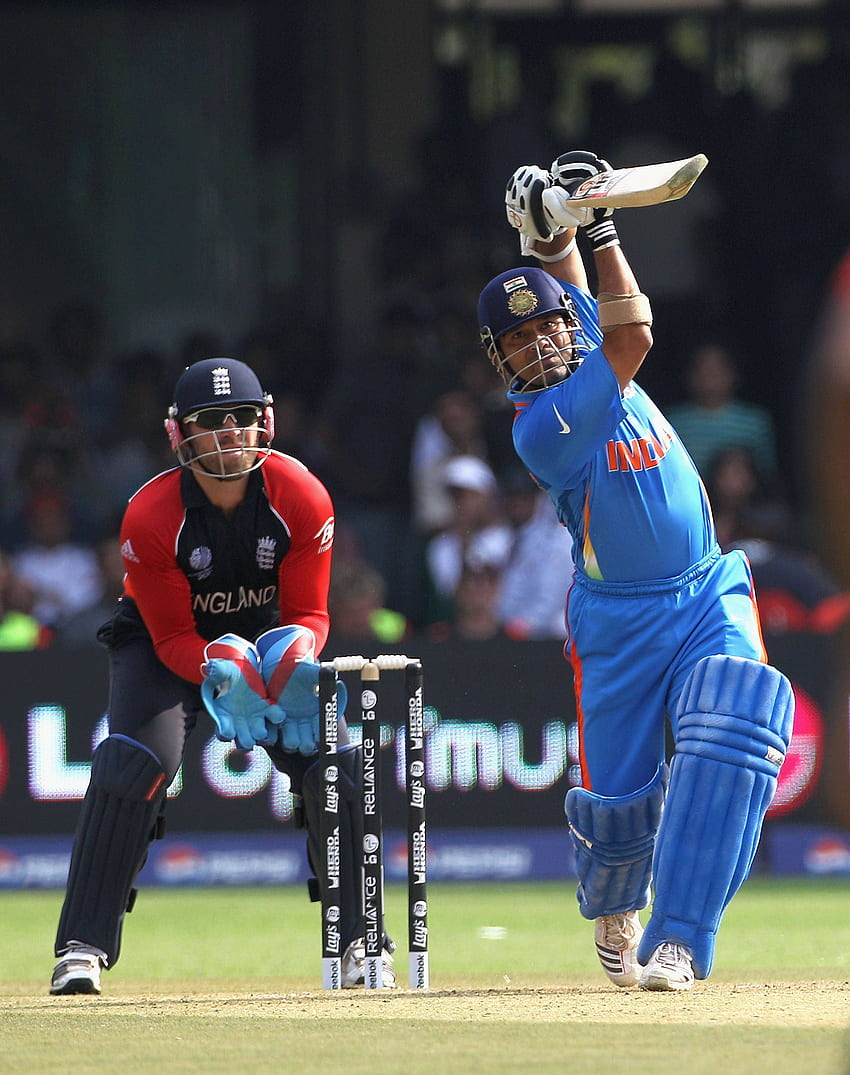
#> input picture images/sachin.jpg, 850 x 1075 px, found by its file name
$ jupyter execute Assignment_1.ipynb   (shell and % lines are left out)
#> lines starting #> are read from the running program, lines starting #| are printed output that depends on the picture
## Q1. Load the image and find the following properties:
1. Size and shape of the image
2. The color space model
3. Display using cv and matplotlib

[cell 1]
import cv2

[cell 2]
img_cv = cv2.imread('..\images\sachin.jpg')
#> img_cv is the input picture: shape (1075, 850, 3); mean B, G, R 87.5, 83.8, 81

[cell 3]
img_cv.shape
#> Out = (1075, 850, 3)

[cell 4]
height, width, channels = img_cv.shape
#> height = 1075; width = 850; channels = 3
print(f'Image size: {height} x {width}')
#| Image size: 1075 x 850

[cell 5]
cv2.imshow("image", img_cv)
cv2.waitKey(0)
cv2.destroyAllWindows()

[cell 6]
import matplotlib.pyplot as plt

[cell 7]
img_plt = plt.imread('..\images\sachin.jpg')

[cell 8]
plt.imshow(img_plt);

## Color Space Model

## Sequential Colormaps

[cell 9]
img = cv2.imread('..\images\sachin.jpg', 0)
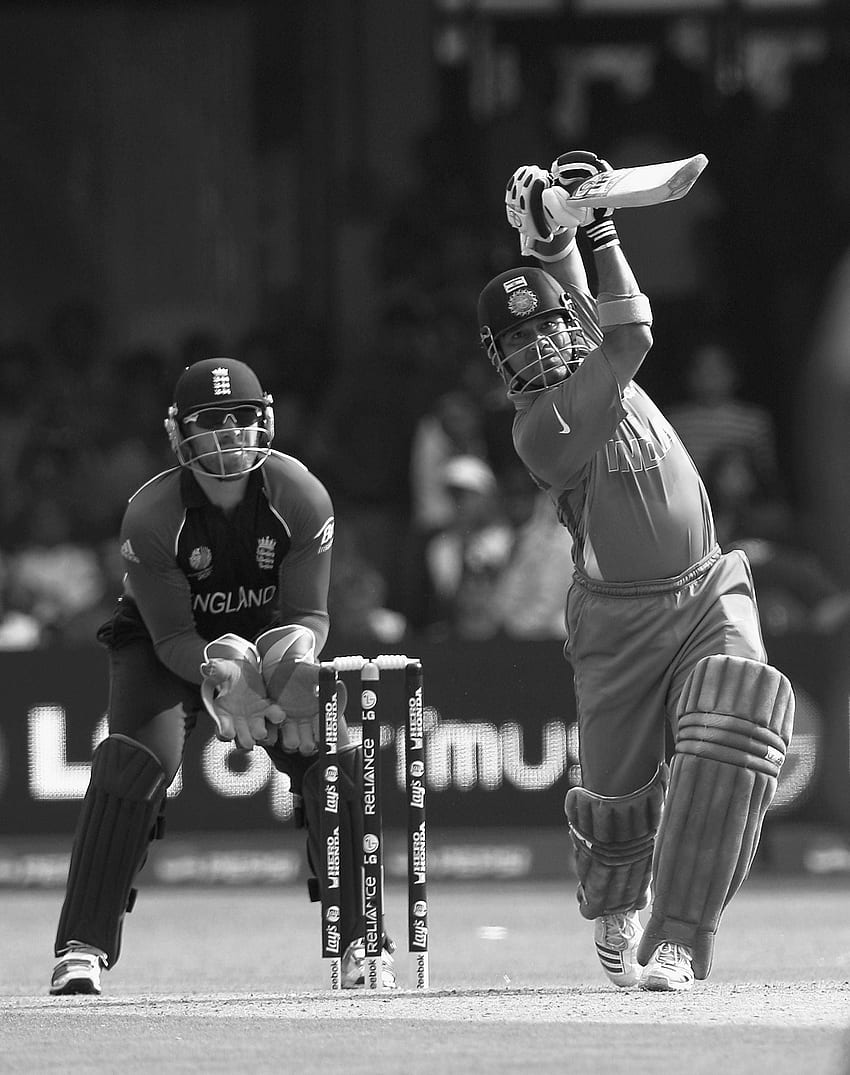
#> img: shape (1075, 850); min 0, max 255, mean 83.5

[cell 10]
plt.figure(figsize=(16, 8))
plt.subplot(2, 4, 1)
plt.title('Reds')
plt.imshow(img, cmap='Reds')
plt.subplot(2, 4, 2)
plt.title('Blues')
plt.imshow(img, cmap='Blues')
plt.subplot(2, 4, 3)
plt.title('Greens')
plt.imshow(img, cmap='Greens')
plt.subplot(2, 4, 4)
plt.title('Oranges')
plt.imshow(img, cmap='Oranges')
plt.subplot(2, 4, 5)
plt.title('Purples')
plt.imshow(img, cmap='Purples')
plt.subplot(2, 4, 6)
plt.title('OrRd')
plt.imshow(img, cmap='OrRd')
plt.subplot(2, 4, 7)
plt.title('YlGn')
plt.imshow(img, cmap='YlGn')
plt.subplot(2, 4, 8)
plt.title('PuRd')
plt.imshow(img, cmap='PuRd')

## Diversing Colormaps

[cell 11]
plt.figure(figsize=(16, 8))
plt.subplot(2, 4, 1)
plt.title('PiYG')
plt.imshow(img, cmap='PiYG')
plt.subplot(2, 4, 2)
plt.title('coolwarm')
plt.imshow(img, cmap='coolwarm')
plt.subplot(2, 4, 3)
plt.title('bwr')
plt.imshow(img, cmap='bwr')
plt.subplot(2, 4, 4)
plt.title('seismic')
plt.imshow(img, cmap='seismic')
plt.subplot(2, 4, 5)
plt.title('PuOr')
plt.imshow(img, cmap='PuOr')
plt.subplot(2, 4, 6)
plt.title('RdGy')
plt.imshow(img, cmap='RdGy')
plt.subplot(2, 4, 7)
plt.title('Spectral')
plt.imshow(img, cmap='Spectral')
plt.subplot(2, 4, 8)
plt.title('RdBu')
plt.imshow(img, cmap='RdBu')
plt.savefig('diversing.png')

## Cyclic Colormaps

[cell 12]
plt.figure(figsize=(16, 8))
plt.subplot(1, 3, 1)
plt.title('twilight')
plt.imshow(img, cmap='twilight')
plt.subplot(1, 3, 2)
plt.title('twilight_shifted')
plt.imshow(img, cmap='twilight_shifted')
plt.subplot(1, 3, 3)
plt.title('hsv')
plt.imshow(img, cmap='tab10')
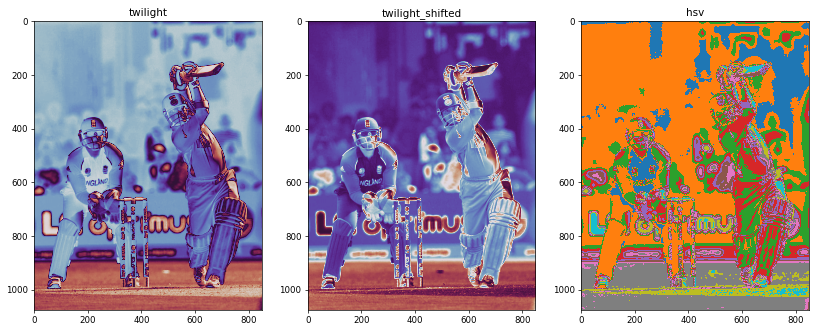
#> figure drawn by matplotlib, 3 panels

## Quantitative Colormaps

[cell 13]
plt.figure(figsize=(16, 8))
plt.subplot(1, 2, 1)
plt.title('tab10')
plt.imshow(img, cmap='tab10')
plt.subplot(1, 2, 2)
plt.title('Set2')
plt.imshow(img, cmap='Set2')
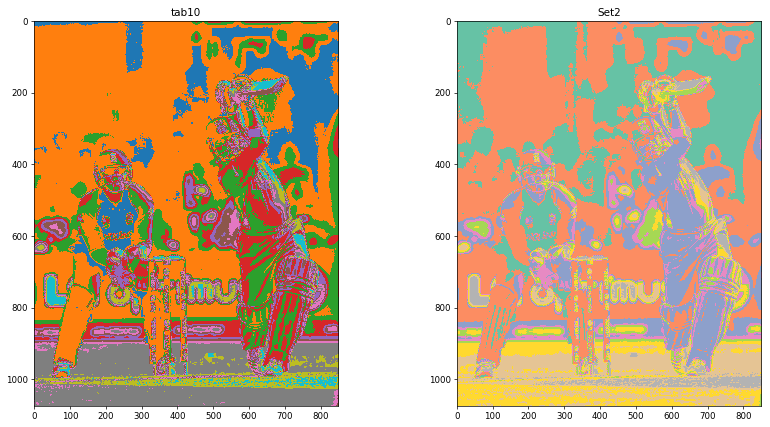
#> figure drawn by matplotlib, 2 panels

$ run again, with images/cat.jpg copied over images/sachin.jpg
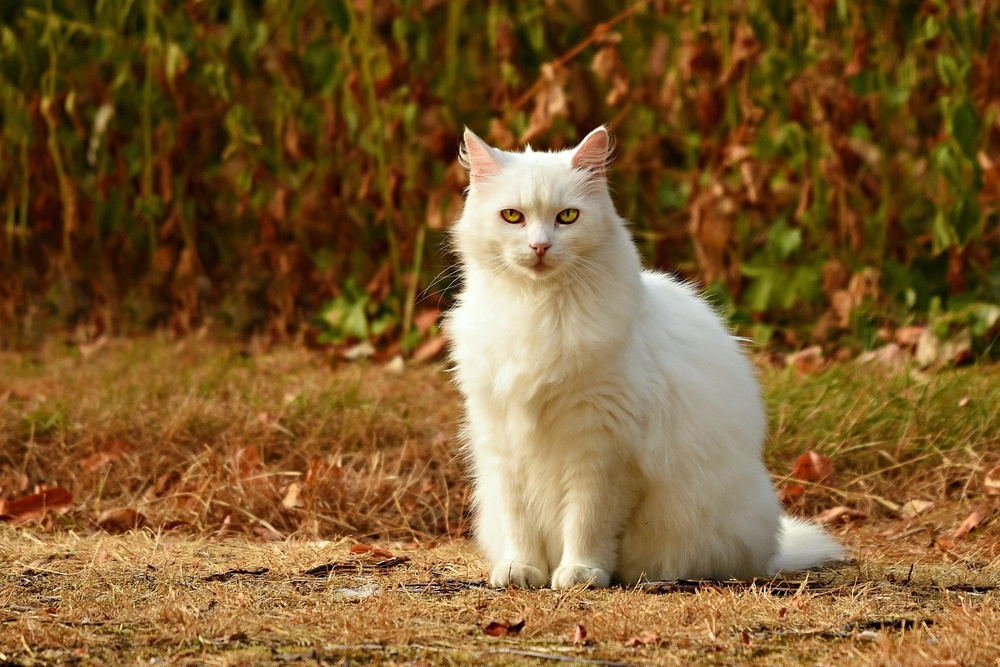
#> input picture images/cat.jpg, 1000 x 667 px, shrunk from 1920 x 1281 before the run, found by its file name
#> img_cv is the input picture: shape (667, 1000, 3); mean B, G, R 46.5, 92.2, 125.2
#| Image size: 667 x 1000
#> `img = cv2.imread('..\images\sachin.jpg', 0)`:
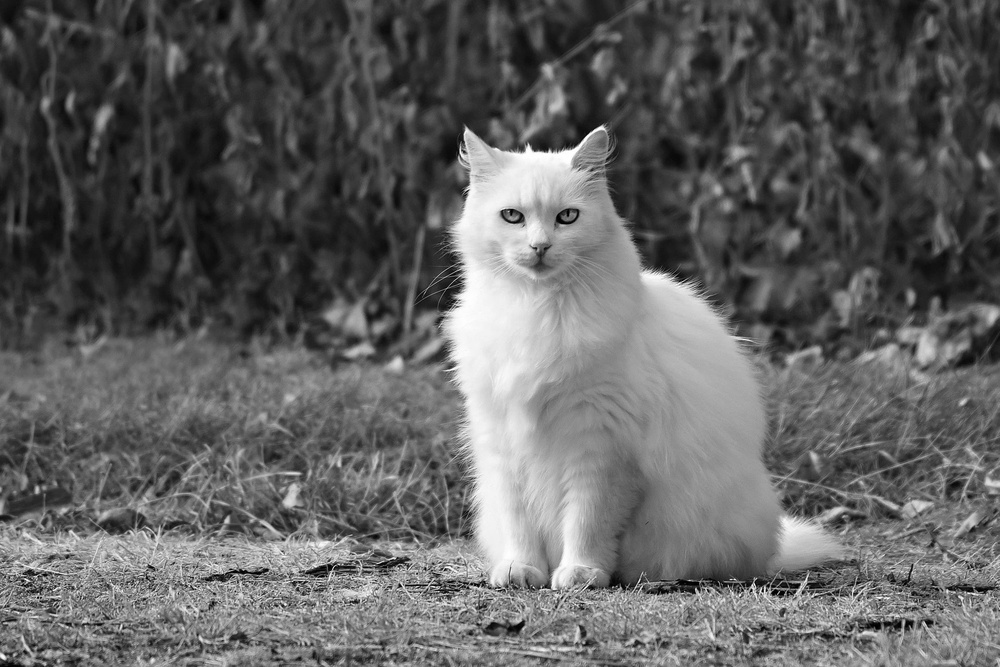
#> img: shape (667, 1000); min 0, max 255, mean 96.8
#> `[cell 13] plt.figure(figsize=(16, 8)) plt.subplot(1, 2, 1) plt.title('..`:
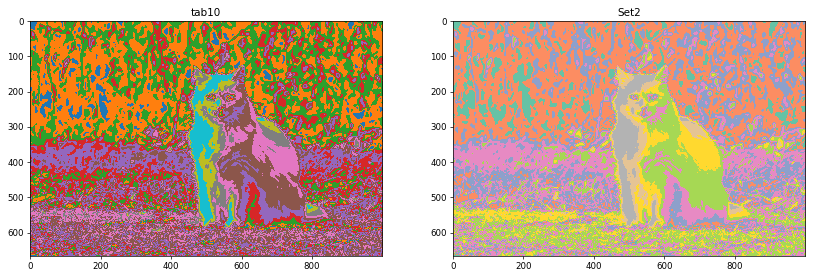
#> figure drawn by matplotlib, 2 panels
